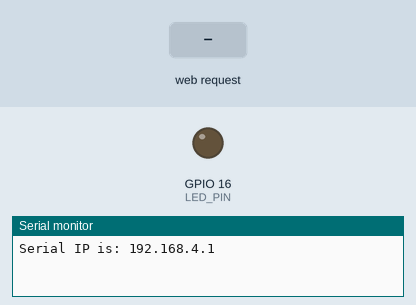
Recording of a sketch running on a simulated ESP8266 (NodeMCU). Shown: output pins drawn as LEDs (lit = HIGH), the last lines printed to the serial monitor. The test bench sets the inputs (shaded band).

Above: at 1.2 s.
1.3 s: HTTP request GET /OFF received
At 3.4 s:
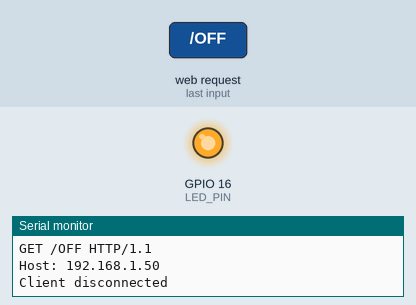
3.8 s: HTTP request GET /ON received
At 5.3 s:
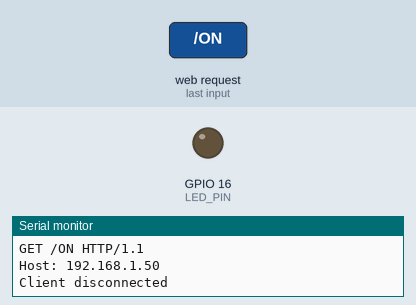
Timing chart, 0 to 6.8 s (numbered marks = the images above; inputs shaded):
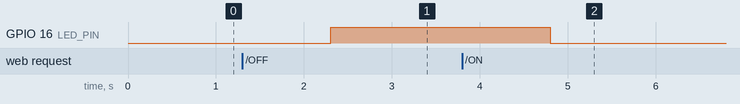

The sketch:

sketch_feb24d.ino
```cpp
#include <ESP8266WiFi.h>

WiFiServer server(80);
int LED_PIN=16;
void setup(){
  WiFi.mode(WIFI_AP);
  WiFi.softAP("Hello_Prateek","qqqqqqwq");
  server.begin();

  Serial.begin(9600);
  IPAddress HTTPS_ServerIP=WiFi.softAPIP();
  Serial.print("Serial IP is: ");
  Serial.println(HTTPS_ServerIP);

  pinMode (LED_PIN, OUTPUT);
  digitalWrite (LED_PIN, LOW);
}

void loop(){
  WiFiClient client = server.available();
  if (!client){
    return;
  }
  Serial.println("Somebody has connected :)");
  String request = client.readString();

  Serial.println(request);

  if (request.indexOf("/OFF") != -1)
  {
    digitalWrite (LED_PIN, HIGH);
  }else if(request.indexOf("/ON") != -1)
  {
      digitalWrite (LED_PIN, LOW);
  }

  String s = "HTTP/1.1 200 OK\r\n";
  s += "Content-Type: text/html\r\n\r\n";
  s += "<!DOCTYPE html><html><head><title>LED control</title></head><body><br><br><button onclick=\"location.href='/ON'\">LED ON</button><br><br><br><button onclick=\"location.href='/OFF'\">LED OFF</button></body></html>";

  client.flush();
  client.println(s);
  delay(1);
  Serial.println("Client disconnected");
}
```

Measured:
- after the input at 1.3 s, GPIO 16 (LED_PIN): LOW → HIGH after 1.0 s
- after the input at 3.8 s, GPIO 16 (LED_PIN): HIGH → LOW after 1.0 s
